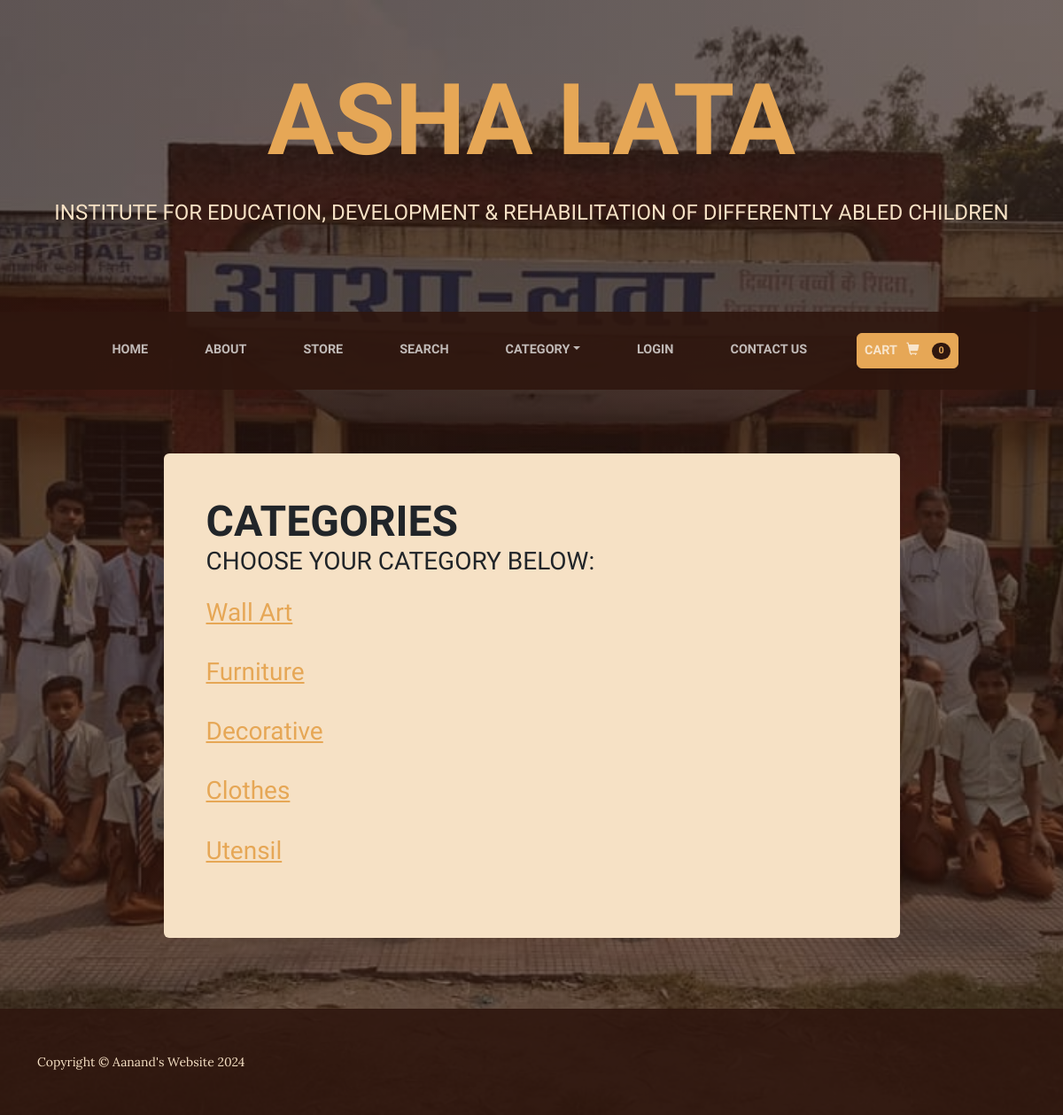
The app's page /category_summary/ with its own data.
### store/models.py (models this page shows, shortened)
class Category(models.Model):
    name=models.CharField(max_length=75)
    class Meta:
        verbose_name_plural='categories'

### ecom/views.py (the view)
# urls.py: path('category_summary/', views.category_summary, name='category_summary'),
def category_summary(request):
        categories=Category.objects.all()
        return render(request, 'category_summary.html', {"categories":categories})

### cart/cart.py (called while the page is built)
    def __len__(self):
        return len(self.cart)

### cart/context_processors.py (called while the page is built)
def cart(request):
    return {'cart':Cart(request)}

### ecom/context_processors.py (called while the page is built)
def category_context(request):
    categories = Category.objects.all()
    return {'categories': categories}

### templates/category_summary.html (shortened to what this page needs)
{% extends 'base.html' %}
{% block content %}
        <br><br><br>
        <section class="page-section about-heading">
            <div class="container">
                <div class="about-heading-content">
                    <div class="row">
                        <div class="col-xl-9 col-lg-10 mx-auto">
                            <div class="bg-faded rounded p-5">
                                <h2 class="section-heading mb-4">
                                    <span class="section-heading-upper">Categories</span>
                                    <span class="section-heading-lower">Choose your category below: </span>
                                </h2>
                                <h3 class="mb-0">
                                {% for category in categories %}
                                <a href="{% url 'category' category.name %}">{{category.name}}</a>
                                {% endfor %}
                                </h3>
                            </div>
                        </div>
                    </div>
                </div>
            </div>
        </section>
{% endblock %}

### records on screen
Category: name "Wall Art"
Category: name "Furniture"
Category: name "Decorative"
Category: name "Clothes"
Category: name "Utensil"

### other values on screen
{{ cart | length }} "0"
